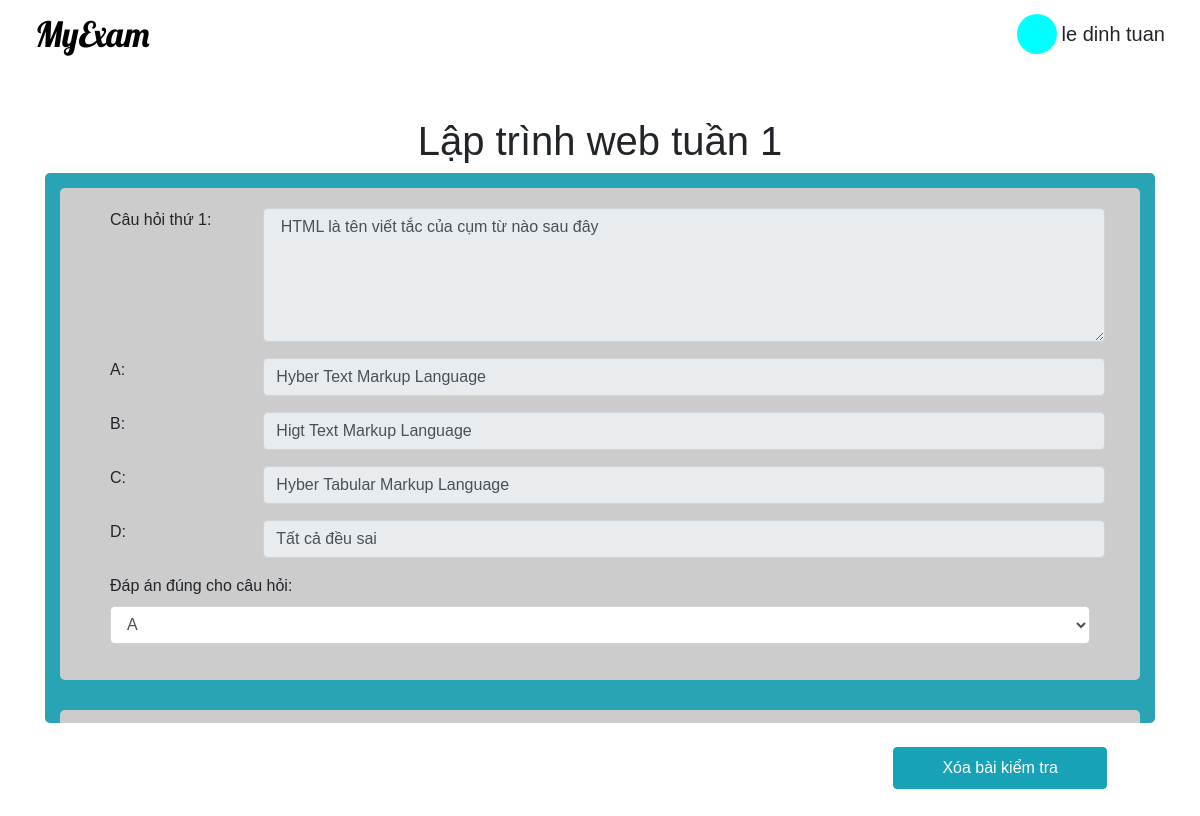
The page /home/user=letuan/exam=Lập trình web tuần 1/list-question on the database its author committed.
### home/models.py (models this page shows, shortened)
class Exam(models.Model):
    key = models.ForeignKey( User ,on_delete = models.CASCADE)
    examName = models.CharField(max_length= 200, default= "")
    dateCreate = models.DateField(default = datetime.now,blank = True, editable = False)

class Question(models.Model):
    key = models.ForeignKey(Exam, on_delete= models.CASCADE)
    question = models.TextField(default= "")
    answerA = models.TextField(default= "")
    answerB = models.TextField(default= "")
    answerC = models.TextField(default= "")
    answerD = models.TextField(default= "")
    corrAns = models.CharField(max_length=1,default="")
    name = "{} | {} | {} | {} | {} | {}"

### home/views.py (the view)
# urls.py: path('home/user=<str:user>/exam=<str:exam>/list-question', views.list_question, name= "list-question"),
def list_question(request, user, exam):
    print("exam= " + exam)
    user = User.objects.get(username=user)
    exam = Exam.objects.get(examName=exam)
    questions = Question.objects.filter(key=exam, key__key=user)
    return render(request, "home/list-question.html",{"user":user,"questions": questions, "exam": exam})

### home/templates/home/list-question.html (shortened to what this page needs)
{% extends "home/base/base-home.html" %}
{% block name %}
    {{ user.first_name }} {{ user.last_name }}
{% endblock %}
{% block my-home %}
    {% url 'home' user.username %}
{% endblock %}
{% block content %}
    <div class="container py-5">
        <h1 class="text-center">{{ exam.examName}}</h1>
        <div id="root">
            {% for question in questions %}
            <div class = "ques-box">
                <div class="form-group row">
                    <label class="col-lg-2 col-md-0">Câu hỏi thứ {{ forloop.counter}}: </label>
                    <textarea class="form-control col-lg-10 col-md-12" value = "" readonly placeholder="Nhập câu hỏi: " name="question" rows="5" id="comment"> {{ question.question }}</textarea>
                </div>
                <div class="form-group row">
                    <label class="col-lg-2 col-md-0">A: </label>
                    <input type="text" name="answerA" value = "{{question.answerA}}" readonly class="form-control col-lg-10 col-md-12" placeholder="Nhập câu trả lời thứ nhất: ">
                </div>
                <div class="form-group row">
                    <label class="col-lg-2 col-md-0">B: </label>
                    <input type="text" name="answerB" value = "{{question.answerB}}" readonly class="form-control col-lg-10 col-md-12" placehthứ hai: ">
                </div>
                <div class = "form-group row">
                    <label class="col-lg-2 col-md-0">C: </label>
                    <input type="text" name="answerC" value = "{{question.answerC}}" readonly class="form-control col-lg-10 col-md-12" placeholder="Nhập câu trả lời thứ ba: ">
                </div>
                <div class = "form-group row">
                    <label class="col-lg-2 col-md-0">D: </label>
                    <input type="text" name="answerD" value = "{{question.answerD}}" readonly class="form-control col-lg-10 col-md-12" placeholder="Nhập câu trả lời thứ tư: ">
                </div>
                <div class="form-group">
                    <label for="sel1">Đáp án đúng cho câu hỏi:</label>
                    <select class="form-control" name = "answer" id="sel1" aria-readonly="true">
                        <option value = "{{question.corrAns}}">{{question.corrAns}}</option>
                    </select>
                </div>
            </div>
            {% endfor %}
        </div>
        <div class="d-flex justify-content-end px-5 mt-4">
            <a class = "btn btn-info px-5 py-2" href="{% url 'delete-test' user.username exam.examName %}">Xóa bài kiểm tra</a>
        </div>
    </div>
{% endblock %}

### home/static/home/css/style.css (style rules this page uses)
:root { --color-primary-light:#00e8e8; }
* { font-family: Arial, Helvetica, sans-serif; margin:0; padding:0; box-sizing: border-box; }
.ques-box { background-color: #ccc; border-radius: 5px; padding:20px 50px; position: relative; }
.ques-box:not(:last-child) { margin-bottom: 30px; }
#root { background-color:rgb(40, 164, 180); padding:15px; height: 550px; overflow-y: scroll; border-radius: 5px; }

### rows shown on the page
Exam: examName "Lập trình web tuần 1"
Question: question "HTML là tên viết tắc của cụm từ nào sau đây", answerA "Hyber Text Markup Language", answerB "Higt Text Markup Language", answerC "Hyber Tabular Markup Language", answerD "Tất cả đều sai", answer "A"

### other values the page prints
{{ user.first_name }} "le dinh"
{{ user.last_name }} "tuan"
